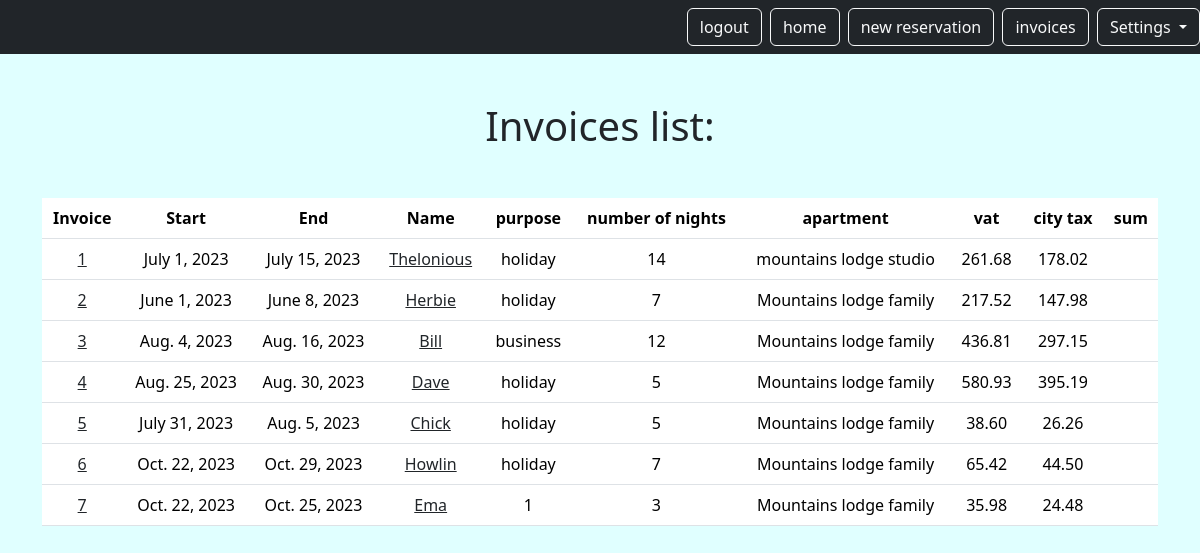
The app's page /mini/invoice (signed in), older data.
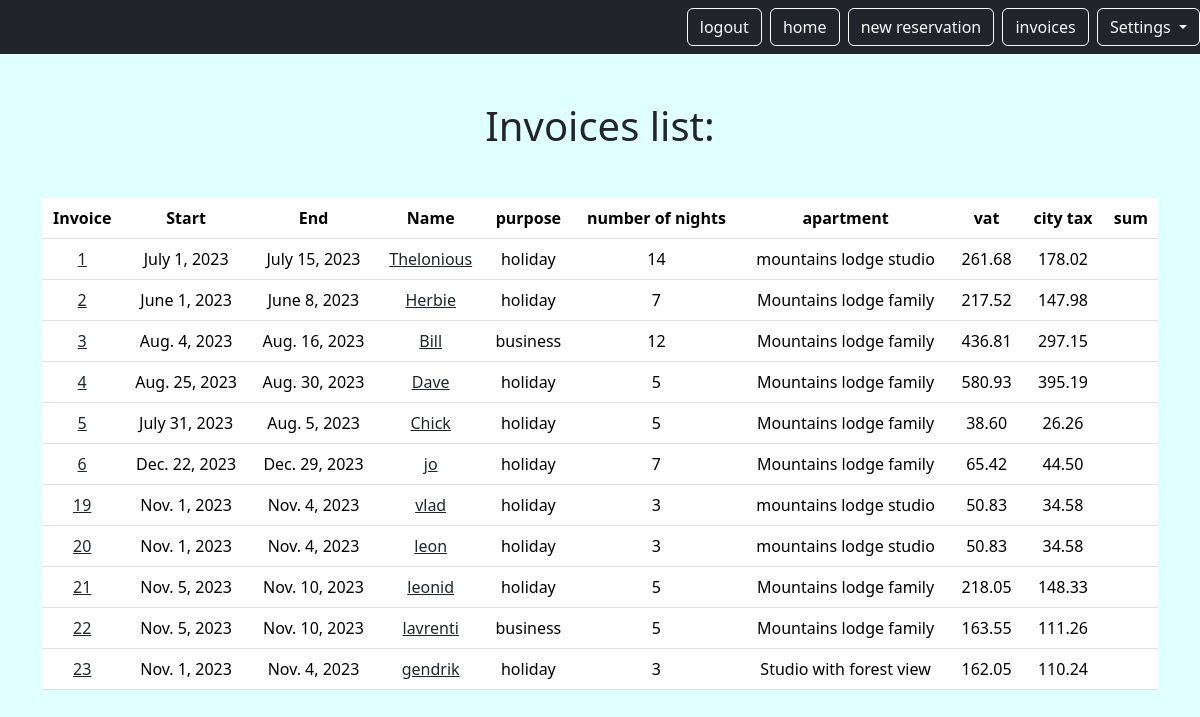
The same page, newer data.
### reservation/models.py (models this page shows, shortened)
class Invoice(models.Model):
    id = models.CharField(max_length=255, primary_key=True)
    name = models.CharField(max_length=255)
    invoice_netto = models.DecimalField(
        max_digits=10, decimal_places=2, blank=True, null=True
    )
    reservation = models.ForeignKey(
        Reservation, on_delete=models.CASCADE, related_name="invoices"
    )
    invoice_vat = models.DecimalField(
        max_digits=10, decimal_places=2, blank=True, null=True
    )
    invoice_citytax = models.DecimalField(
        max_digits=10, decimal_places=2, blank=True, null=True
    )
    invoice_number_of_nights = models.IntegerField(blank=True, null=True)

class Reservation(models.Model):
    PURPOSE_CHOICES = [
        ("holiday", "holiday"),
        ("business", "business"),
        ("no-show", "no-show"),
    ]
    id = models.AutoField(primary_key=True)
    start_date = models.DateField()
    end_date = models.DateField()
    name = models.CharField(max_length=255)
    lname = models.CharField(max_length=255, blank=True)
    company = models.CharField(max_length=255, blank=True, null=True)
    address = models.CharField(max_length=255, blank=True, null=True)
    email = models.EmailField(blank=True, null=True)
    number_of_guests = models.IntegerField(blank=True)
    nationality = models.CharField(max_length=255, blank=True, null=True)
    t_sum = models.DecimalField(max_digits=10, decimal_places=2)
    commission = models.DecimalField(
        max_digits=10, decimal_places=2
    )
    rech_num = models.CharField(max_length=255, blank=True)
    link = models.URLField(blank=True, null=True)
    purpose = models.CharField(
        max_length=255, choices=PURPOSE_CHOICES, blank=True
    )
    comment = models.TextField(blank=True, null=True)
    user = models.ForeignKey(
        CustomUser, on_delete=models.CASCADE, related_name="reservation"
    )
    platform = models.ForeignKey(
        Platform, on_delete=models.CASCADE, related_name="reservation"
    )
    apartment = models.ForeignKey(
        Apartment, on_delete=models.CASCADE, related_name="reservation"
    )

class Apartment(models.Model):
    user = models.ForeignKey(
        CustomUser,
        on_delete=models.CASCADE,
        related_name="apartment",
        null=True,
        blank=True,
    )
    id = models.AutoField(primary_key=True)
    name = models.CharField(max_length=255)
    address = models.CharField(max_length=255)
    date_contract = models.DateField()
    def __str__(self):
        return self.name

### reservation/views.py (the view)
# urls.py: path('invoice', views.InvoiceListView.as_view(), name='invoice.list'),
class InvoiceListView(LoginRequiredMixin, ListView):
    model = Invoice
    template_name = "invoice/inv_list.html"
    context_object_name = "invoices"
    login_url = LOGIN_URL
    def get_queryset(self):
        invoices = Invoice.objects.filter(reservation__user=self.request.user)
        print(invoices)
        return invoices

### reservation/templates/invoice/inv_list.html (shortened to what this page needs)
{% extends "base.html" %}
{% block content %}
    <h1 class="my-5">Invoices list:</h1>
        <table class="table">
        <thead>
            <tr>
               <th>Invoice</th>
                <th>Start</th>
                <th>End</th>
                <th>Name</th>
                <th>purpose</th>
                <th>number of nights</th>
                <th>apartment</th>
                <th>vat</th>
                <th>city tax</th>
                <th>sum</th>
              </tr>
            </thead>
            <tbody>
            {% for inv in invoices %}
            <tr>
                <td><a href="{% url 'invoice1.detail' pk=inv.id %}" class="text-dark text-decoration-non">{{ inv.id }}</a></td>
                <td>{{inv.reservation.start_date}}</td>
                <td>{{inv.reservation.end_date}}</td>
                <td><a href="{% url 'reservation.detail' pk=inv.id %}" class="text-dark text-decoration-non">{{ inv.name }}  {{ inv.lname }}</a></td>
                <td>{{inv.reservation.purpose}}</td>
                <td>{{inv.invoice_number_of_nights}}</td>
                <td>{{inv.reservation.apartment}}</td>
                <td>{{inv.invoice_vat}}</td>
                <td>{{inv.invoice_citytax}}</td>
                <td>{{inv.reservation.sum}}</td>
              </tr>
            {% endfor %}
        </tbody>
    </table>
    </div>
{% endblock %}

Row changes from the older to the newer data that the page shows:
no longer on this page (row edited): Invoice: id "7", reservation.start_date "Oct. 22, 2023", reservation.end_date "Oct. 25, 2023", name "Ema", reservation.purpose "1", invoice_number_of_nights "3", reservation.apartment "Mountains lodge family", invoice_vat "35.98", invoice_citytax "24.48"
changed Invoice id 6: reservation.start_date "Oct. 22, 2023" → "Dec. 22, 2023"; reservation.end_date "Oct. 29, 2023" → "Dec. 29, 2023"; name "Howlin" → "jo"
added Invoice: id "19", reservation.start_date "Nov. 1, 2023", reservation.end_date "Nov. 4, 2023", name "vlad", reservation.purpose "holiday", invoice_number_of_nights "3", reservation.apartment "mountains lodge studio", invoice_vat "50.83", invoice_citytax "34.58"
added Invoice: id "20", reservation.start_date "Nov. 1, 2023", reservation.end_date "Nov. 4, 2023", name "leon", reservation.purpose "holiday", invoice_number_of_nights "3", reservation.apartment "mountains lodge studio", invoice_vat "50.83", invoice_citytax "34.58"
added Invoice: id "21", reservation.start_date "Nov. 5, 2023", reservation.end_date "Nov. 10, 2023", name "leonid", reservation.purpose "holiday", invoice_number_of_nights "5", reservation.apartment "Mountains lodge family", invoice_vat "218.05", invoice_citytax "148.33"
added Invoice: id "22", reservation.start_date "Nov. 5, 2023", reservation.end_date "Nov. 10, 2023", name "lavrenti", reservation.purpose "business", invoice_number_of_nights "5", reservation.apartment "Mountains lodge family", invoice_vat "163.55", invoice_citytax "111.26"
added Invoice: id "23", reservation.start_date "Nov. 1, 2023", reservation.end_date "Nov. 4, 2023", name "gendrik", reservation.purpose "holiday", invoice_number_of_nights "3", reservation.apartment "Studio with forest view", invoice_vat "162.05", invoice_citytax "110.24"
